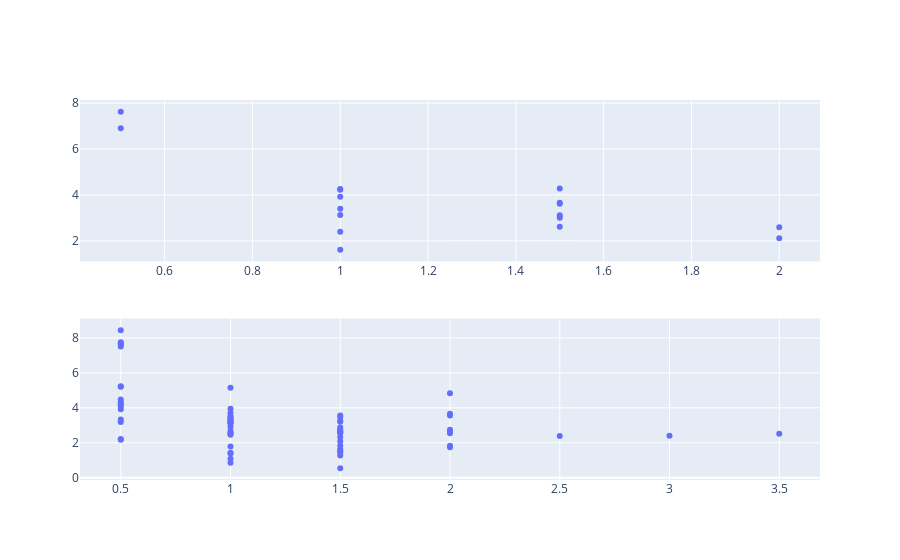

The cell this chart's notebook holds for it:
### Code cell
fig1 = px.scatter(GK, x="realCost", y="PointRateFixed", 
                 template='plotly_dark',
                 hover_name="second_name", 
                 trendline="ols",
                 hover_data= {'PointRate':':.2f',
                              'PointsWbp': True,
                              'realCost':False,
                              'PointRateFixed':':.2f'
                             })
fig2 = px.scatter(DEF, x="realCost", y="PointRateFixed", 
                 template='plotly_dark',
                 hover_name="second_name", 
                 trendline="ols",
                 hover_data= {'PointRate':':.2f',
                              'PointsWbp': True,
                              'realCost':False,
                              'PointRateFixed':':.2f'
                             })
trace1 = fig1['data'][0]
trace2 = fig2['data'][0]

fig = make_subplots(rows=2, cols=1, shared_xaxes=False)
fig.add_trace(trace1, row=1, col=1)
fig.add_trace(trace2, row=2, col=1)

### Figure 1 — Plotly figure (JSON) as saved in the notebook; plotly's stock layout.template omitted (floating-point values rounded to 4 significant figures; data arrays with more than 128 entries replaced by an {"elided": "..."} marker saying what was removed)
{"data": [{"customdata": [[8.607, 104, 1, 4.228], [15.79, 121, 0.5, 6.901], [6.628, 147, 1.5, 3.665], [6.061, 90, 1, 1.616], [8.698, 121, 1, 4.254], [6.842, 112, 1, 2.398], [6.082, 146, 1.5, 3.119], [4.797, 111, 2, 2.595], [4.331, 131, 2, 2.117], [5.575, 135, 1.5, 2.612], [6.584, 144, 1.5, 3.621], [8.363, 136, 1, 3.918], [7.568, 113, 1, 3.123], [16.51, 96, 0.5, 7.619], [7.227, 85, 1.5, 4.277], [7.841, 78, 1, 3.401], [5.965, 145, 1.5, 3.002]], "hovertemplate": "<b>%{hovertext}</b><br><br>PointRateFixed=%{customdata[3]:.2f}<br>PointRate=%{customdata[0]:.2f}<br>PointsWbp=%{customdata[1]}<extra></extra>", "hovertext": ["Leno", "Ryan", "Pope", "Arrizabalaga", "Guaita", "Pickford", "Schmeichel", "Ramses Becker", "Santana de Moraes", "de Gea", "Henderson", "Dubravka", "Ramsdale", "McCarthy", "Lloris", "Fabianski", "dos Santos Patrício"], "legendgroup": "", "marker": {"color": "#636efa", "symbol": "circle"}, "mode": "markers", "name": "", "orientation": "v", "showlegend": false, "type": "scatter", "x": [1, 0.5, 1.5, 1, 1, 1, 1.5, 2, 2, 1.5, 1.5, 1, 1, 0.5, 1.5, 1, 1.5], "xaxis": "x", "y": [4.228, 6.901, 3.665, 1.616, 4.254, 2.398, 3.119, 2.595, 2.117, 2.612, 3.621, 3.918, 3.123, 7.619, 4.277, 3.401, 3.002], "yaxis": "y"}, {"customdata": {"elided": "68x4 float values"}, "hovertemplate": "<b>%{hovertext}</b><br><br>PointRateFixed=%{customdata[3]:.2f}<br>PointRate=%{customdata[0]:.2f}<br>PointsWbp=%{customdata[1]}<extra></extra>", "hovertext": ["Luiz Moreira Marinho", "Soares", "Mings", "Targett", "Konsa Ngoyo", "Guilbert", "Burn", "Dunk", "Montoya", "Webster", "Tarkowski", "Bardsley", "Pieters", "Mee", "Taylor", "Azpilicueta", "Alonso", "Rüdiger", "Zouma", "James", "Chilwell", "Cahill", "Ward", "Kelly", "van Aanholt", "Digne", "Keane", "Mina", "Holgate", "Evans", "Barbosa Pereira", "Söyüncü", "van Dijk", "Robertson", "Alexander-Arnold", "Gomez", "Otamendi", "Walker", "Mendy", "Aké", "Laporte", "Maguire", "Shaw", "Lindelöf", "Wan-Bissaka", "Fernández", "Lascelles", "Manquillo", "Basham", "Stevens", "Baldock", "Egan", "O'Connell", "Bertrand", "Stephens", "Bednarek", "Alderweireld", "Aurier", "Sánchez", "Doherty", "Ogbonna", "Cresswell", "Fredericks", "Diop", "Boly", "Coady", "Saïss", "Castro Otto"], "legendgroup": "", "marker": {"color": "#636efa", "symbol": "circle"}, "mode": "markers", "name": "", "orientation": "v", "showlegend": false, "type": "scatter", "x": [1.5, 1, 1, 0.5, 0.5, 0.5, 0.5, 1, 0.5, 0.5, 1.5, 0.5, 0.5, 1, 0.5, 2, 2, 1, 1, 1, 1.5, 0.5, 0.5, 0.5, 1.5, 2, 1, 1.5, 1, 1.5, 2, 1.5, 2.5, 3, 3.5, 1.5, 1, 2, 2, 1.5, 2, 1.5, 1, 1, 1.5, 1, 0.5, 0.5, 1, 1.5, 1.5, 1, 1, 1, 1, 0.5, 1.5, 1.5, 1.5, 2, 1, 1, 0.5, 0.5, 1.5, 1, 1, 1.5], "xaxis": "x2", "y": [1.519, 3.477, 1.792, 5.238, 3.925, 3.337, 3.196, 3.529, 4.228, 4.348, 2.612, 7.619, 7.676, 3.194, 8.436, 1.827, 4.829, 2.924, 0.8536, 3.709, 3.482, 4.061, 4.202, 7.757, 2.872, 1.749, 2.66, 1.637, 2.534, 2.088, 2.659, 2.328, 2.386, 2.4, 2.521, 3.268, 5.146, 2.55, 2.75, 1.278, 3.558, 1.832, 3.353, 3.105, 2.562, 3.363, 5.202, 7.514, 3.146, 2.711, 2.573, 3.954, 3.225, 1.094, 2.53, 2.224, 1.443, 3.211, 0.5485, 3.667, 1.436, 1.393, 4.474, 2.17, 3.569, 2.456, 3.182, 2.727], "yaxis": "y2"}], "layout": {"xaxis": {"anchor": "y", "domain": [0, 1]}, "xaxis2": {"anchor": "y2", "domain": [0, 1]}, "yaxis": {"anchor": "x", "domain": [0.575, 1]}, "yaxis2": {"anchor": "x2", "domain": [0, 0.425]}}}
